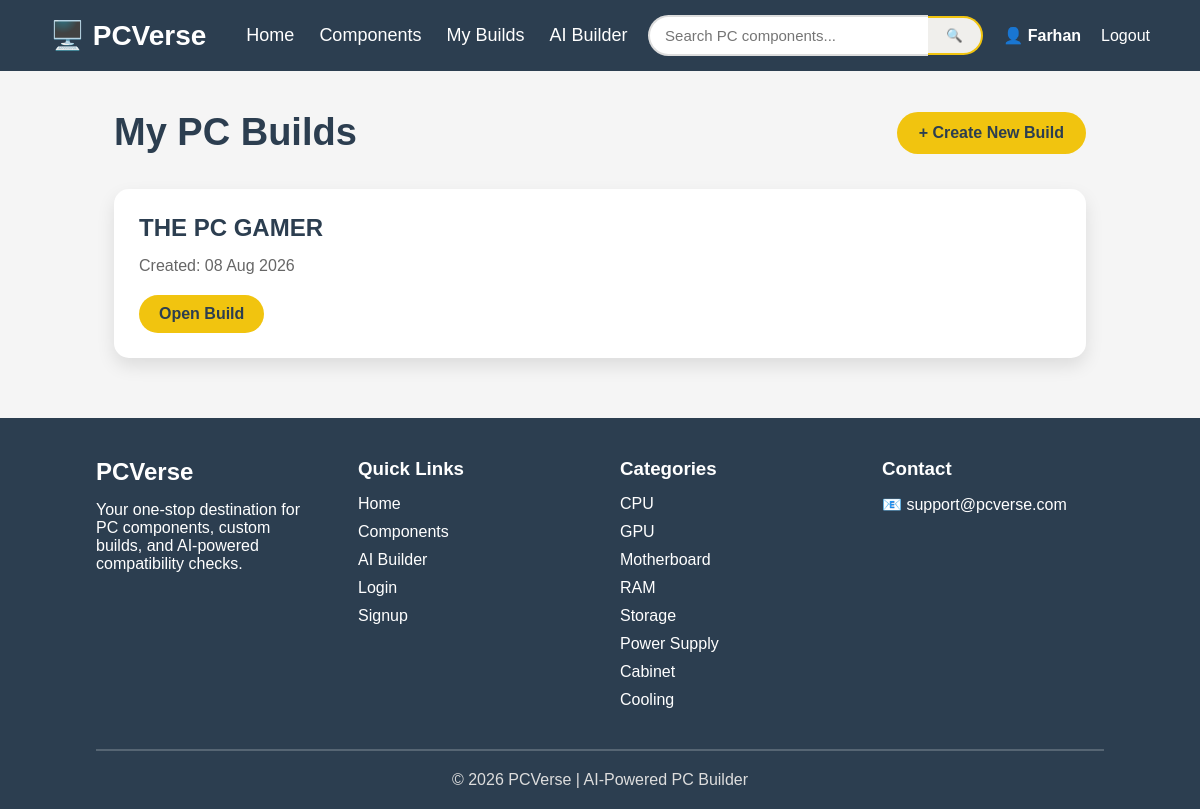
Before: /my-builds (signed in) with the older database file.
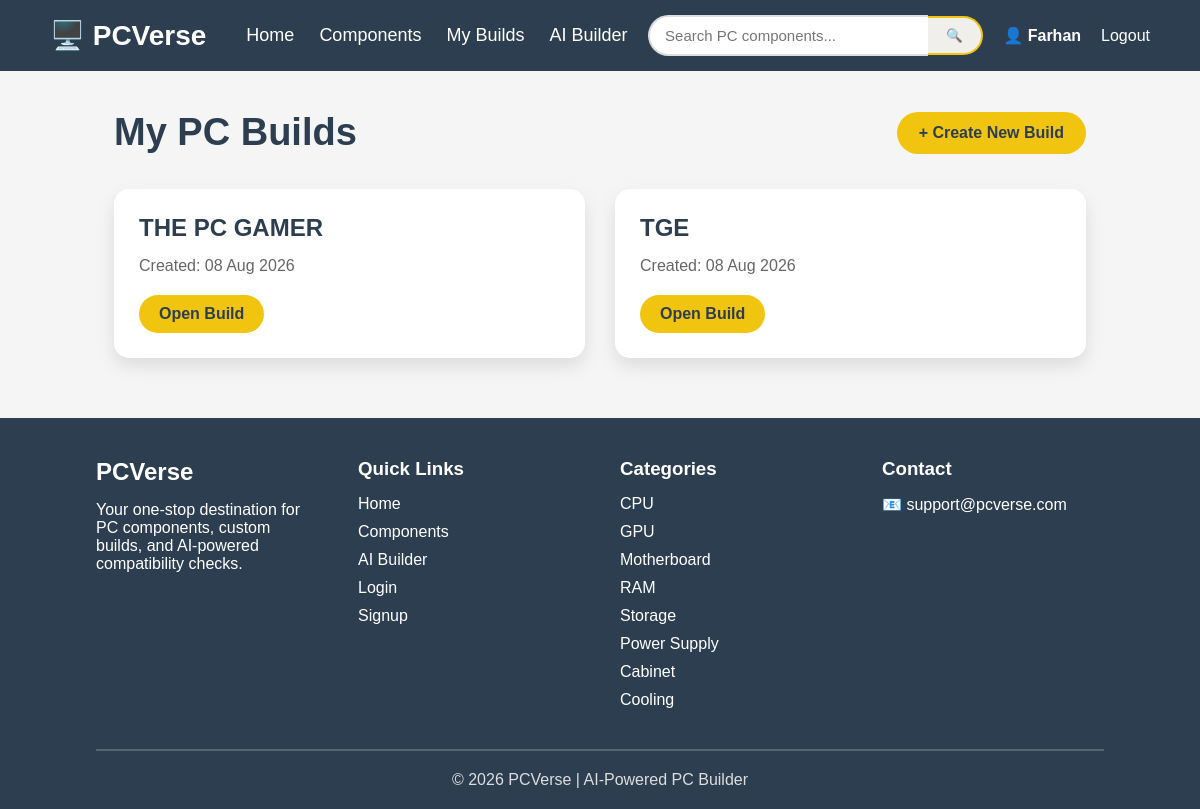
After: the same page with the newer database file.
### app/models.py (models this page shows, shortened)
class User(UserMixin, db.Model):
    id = db.Column(db.Integer, primary_key=True)
    username = db.Column(db.String(20), unique=True, nullable=False)
    email = db.Column(db.String(120), unique=True, nullable=False)
    password = db.Column(db.String(255), nullable=False)
    builds = db.relationship("Build", backref="user", lazy=True, cascade="all, delete-orphan")

class Build(db.Model):
    id = db.Column(db.Integer, primary_key = True)
    name = db.Column(db.String(100), nullable = False)
    created_at = db.Column(db.DateTime, default = db.func.current_timestamp())
    user_id = db.Column(db.Integer, db.ForeignKey("user.id"), nullable = False)
    items = db.relationship("BuildItem", backref = "build", lazy = True, cascade = "all, delete-orphan")

### app/routes.py (the view)
@main.route("/my-builds")
@login_required
def my_builds():
    builds = Build.query.filter_by(user_id=current_user.id).all()
    return render_template("my_build.html",builds=builds)

### app/models.py (called while the page is built)
@login_manager.user_loader
def load_user(user_id):
    return db.session.get(User, int(user_id))

### app/templates/my_build.html
{% extends "layout.html" %}
{% block content %}
<div class="builds-container">
    <div class="build-header">
        <h1>My PC Builds</h1>
        <a href="{{ url_for('main.create_build') }}" class="create-build-btn">
            + Create New Build
        </a>
    </div>
    {% if builds %}
    <div class="build-grid">
        {% for build in builds %}
        <div class="build-card">
            <h2>{{ build.name }}</h2>
            <p>
                Created: {{ build.created_at.strftime("%d %b %Y") }}
            </p>
            <a href="{{ url_for('main.build', build_id=build.id) }}" class="view-btn">
                Open Build
            </a>
        </div>
        {% endfor %}
    </div>
    {% else %}
    <div class="empty-build">
        <h2>No Builds Yet</h2>
        <p>Create Your First Custom PC Build!</p>
    </div>
    {% endif %}
</div>
{% endblock %}

### app/templates/layout.html (shortened to what this page needs)
<!DOCTYPE html>
<html lang="en">
<head>
    <link rel="stylesheet" href="{{ url_for('static', filename='style.css') }}">
</head>
<body>
    <nav class="navbar">
        <div class="nav-left">
            <div class="logo">
                <a href="{{ url_for('main.home') }}">🖥️ PCVerse</a>
            </div>
            <div class="nav-center">
                <a href="{{ url_for('main.home') }}">Home</a>
                <a href="{{ url_for('main.products') }}">Components</a>
                {% if current_user.is_authenticated %}
                    <a href="{{ url_for('main.my_builds') }}">My Builds</a>
                {% endif %}
                <a href="#">AI Builder</a>
            </div>
        </div>
        <div class="search-box">
            <form action="{{ url_for('main.products') }}" method="GET">
                <input type="text" name="search" placeholder="Search PC components...">
                <button type="submit">🔍</button>
            </form>
        </div>
        <div class="nav-right">
            {% if current_user.is_authenticated %}
            <span>👤 {{ current_user.username }}</span>
            <a href="{{ url_for('auth.logout') }}">
                Logout
            </a>
            {% endif %}
        </div>
    </nav>
    <div class="container">
        {% block content %}
        {% endblock content %}
    </div>
    {% if request.endpoint not in ['auth.login', 'auth.signup'] %}
    <footer class="footer">
        <div class="footer-container">
            <div class="footer-section">
                <h2>PCVerse</h2>
                <p>
                    Your one-stop destination for PC components, custom builds, and AI-powered compatibility checks.
                </p>
            </div>
            <div class="footer-section">
                <h3>Quick Links</h3>
                <a href="{{ url_for('main.home') }}">Home</a>
                <a href="{{ url_for('main.products') }}">Components</a>
                <a href="#">AI Builder</a>
                <a href="{{ url_for('auth.login') }}">Login</a>
                <a href="{{ url_for('auth.signup') }}">Signup</a>
            </div>
            <div class="footer-section">
                <h3>Categories</h3>
                <p>CPU</p>
                <p>GPU</p>
                <p>Motherboard</p>
                <p>RAM</p>
                <p>Storage</p>
                <p>Power Supply</p>
                <p>Cabinet</p>
                <p>Cooling</p>
            </div>
            <div class="footer-section">
                <h3>Contact</h3>
                <p>📧 support@pcverse.com</p>
            </div>
        </div>
        <hr>
        <p class="copyright">
            © 2026 PCVerse | AI-Powered PC Builder
        </p>
    </footer>
    {% endif %}
</body>
</html>

### app/static/style.css (style rules this page uses)
* { margin: 0; padding: 0; box-sizing: border-box; }
html { scroll-behavior: smooth; }
body { font-family: Arial, Helvetica, sans-serif; background: #f5f5f5; }
.container { width: 90%; margin: 30px auto 0; }
.navbar { display: flex; justify-content: space-between; align-items: center; padding: 15px 50px; background: #2c3e50; }
.nav-left { display: flex; align-items: center; gap: 40px; }
.logo a { color: #fff; text-decoration: none; font-size: 28px; font-weight: bold; }
.nav-center { display: flex; gap: 25px; }
.nav-center a { color: #fff; text-decoration: none; font-size: 18px; font-weight: 500; transition: .3s; }
.nav-right { display: flex; align-items: center; gap: 20px; }
.nav-right a { color: #fff; text-decoration: none; transition: .3s; }
.nav-right span { color: #fff; font-weight: bold; }
.search-box form { display: flex; align-items: center; }
.search-box input { width: 280px; padding: 10px 15px; border: 2px solid #ddd; border-right: none; border-radius: 30px 0 0 30px; outline: none; font-size: 15px; }
.search-box button { padding: 10px 18px; border: 2px solid #f1c40f; border-left: none; border-radius: 0 30px 30px 0; background: #f0efec; color: #2c3e50; cursor: pointer; transition: .3s; }
.view-btn { display: inline-block; padding: 10px 20px; border-radius: 30px; background: #f1c40f; color: #2c3e50; text-decoration: none; font-weight: bold; transition: .3s; }
.footer { margin-top: 60px; padding: 40px 8% 20px; background: #2c3e50; color: #fff; }
.footer-container { display: grid; grid-template-columns: repeat(auto-fit, minmax(220px, 1fr)); gap: 40px; }
.footer-section h2, .footer-section h3 { margin-bottom: 15px; }
.footer-section a { display: block; margin-bottom: 10px; color: #fff; text-decoration: none; transition: .3s; }
.footer-section p { margin-bottom: 10px; }
.footer hr { margin: 30px 0 20px; border: 1px solid rgba(255, 255, 255, .2); }
.copyright { text-align: center; color: #ddd; }
.builds-container { width: 90%; margin: 40px auto; }
.build-header { display: flex; justify-content: space-between; align-items: center; margin-bottom: 35px; }
.build-header h1 { color: #2c3e50; font-size: 38px; }
.create-build-btn { padding: 12px 22px; border-radius: 30px; background: #f1c40f; color: #2c3e50; text-decoration: none; font-weight: bold; transition: .3s; }
.build-grid { display: grid; grid-template-columns: repeat(auto-fit, minmax(300px, 1fr)); gap: 30px; }
.build-card { padding: 25px; border-radius: 15px; background: #fff; box-shadow: 0 8px 18px rgba(0, 0, 0, .1); transition: .3s; }
.build-card h2 { margin-bottom: 15px; color: #2c3e50; }
.build-card p { margin-bottom: 20px; color: #666; }

Changed rows visible on the page:
added Build: name "TGE", created_at "08 Aug 2026"
